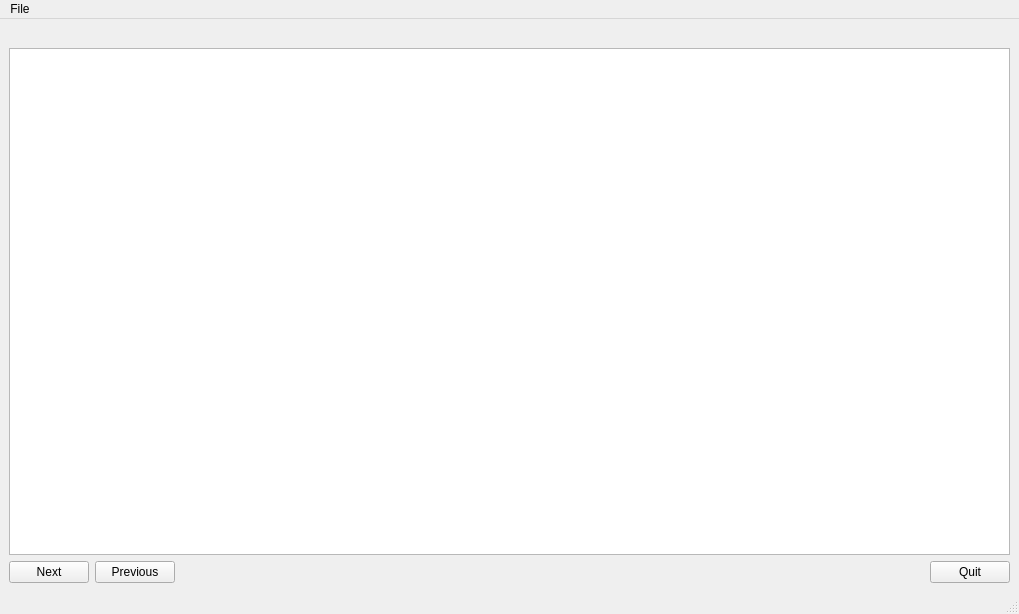
<?xml version="1.0" encoding="UTF-8"?>
<ui version="4.0">
 <class>MainWindow</class>
 <widget class="QMainWindow" name="MainWindow">
  <property name="geometry">
   <rect>
    <x>0</x>
    <y>0</y>
    <width>1019</width>
    <height>614</height>
   </rect>
  </property>
  <property name="windowTitle">
   <string>LiConS Cue Engine</string>
  </property>
  <widget class="QWidget" name="centralwidget">
   <layout class="QHBoxLayout" name="horizontalLayout">
    <item>
     <layout class="QVBoxLayout" name="verticalLayout">
      <item>
       <layout class="QGridLayout" name="stripgridLayout"/>
      </item>
      <item>
       <spacer name="verticalSpacer">
        <property name="orientation">
         <enum>Qt::Vertical</enum>
        </property>
        <property name="sizeType">
         <enum>QSizePolicy::Minimum</enum>
        </property>
        <property name="sizeHint" stdset="0">
         <size>
          <width>20</width>
          <height>20</height>
         </size>
        </property>
       </spacer>
      </item>
      <item>
       <widget class="QTableView" name="tableView">
        <property name="sizePolicy">
         <sizepolicy hsizetype="Expanding" vsizetype="Expanding">
          <horstretch>0</horstretch>
          <verstretch>0</verstretch>
         </sizepolicy>
        </property>
       </widget>
      </item>
      <item>
       <layout class="QHBoxLayout" name="butonsLayout">
        <property name="sizeConstraint">
         <enum>QLayout::SetFixedSize</enum>
        </property>
        <item>
         <widget class="QPushButton" name="nextButton">
          <property name="text">
           <string>Next</string>
          </property>
         </widget>
        </item>
        <item>
         <widget class="QPushButton" name="prevButton">
          <property name="text">
           <string>Previous</string>
          </property>
         </widget>
        </item>
        <item>
         <spacer name="horizontalSpacer_3">
          <property name="orientation">
           <enum>Qt::Horizontal</enum>
          </property>
          <property name="sizeType">
           <enum>QSizePolicy::Expanding</enum>
          </property>
          <property name="sizeHint" stdset="0">
           <size>
            <width>40</width>
            <height>20</height>
           </size>
          </property>
         </spacer>
        </item>
        <item>
         <widget class="QPushButton" name="quitButton">
          <property name="sizePolicy">
           <sizepolicy hsizetype="Fixed" vsizetype="Fixed">
            <horstretch>0</horstretch>
            <verstretch>0</verstretch>
           </sizepolicy>
          </property>
          <property name="text">
           <string>Quit</string>
          </property>
         </widget>
        </item>
       </layout>
      </item>
     </layout>
    </item>
   </layout>
  </widget>
  <widget class="QMenuBar" name="menubar">
   <property name="geometry">
    <rect>
     <x>0</x>
     <y>0</y>
     <width>1019</width>
     <height>27</height>
    </rect>
   </property>
   <widget class="QMenu" name="menuFile">
    <property name="title">
     <string>File</string>
    </property>
    <addaction name="actionOpen_Show"/>
    <addaction name="separator"/>
    <addaction name="actionClose_Show"/>
    <addaction name="separator"/>
    <addaction name="actionExit"/>
   </widget>
   <addaction name="menuFile"/>
  </widget>
  <widget class="QStatusBar" name="statusbar"/>
  <action name="actionOpen_Show">
   <property name="text">
    <string>Open Show</string>
   </property>
  </action>
  <action name="actionClose_Show">
   <property name="text">
    <string>Close Show</string>
   </property>
  </action>
  <action name="actionExit">
   <property name="text">
    <string>Exit</string>
   </property>
  </action>
 </widget>
 <resources/>
 <connections>
  <connection>
   <sender>actionExit</sender>
   <signal>triggered()</signal>
   <receiver>MainWindow</receiver>
   <slot>close()</slot>
   <hints>
    <hint type="sourcelabel">
     <x>-1</x>
     <y>-1</y>
    </hint>
    <hint type="destinationlabel">
     <x>399</x>
     <y>299</y>
    </hint>
   </hints>
  </connection>
  <connection>
   <sender>quitButton</sender>
   <signal>clicked()</signal>
   <receiver>MainWindow</receiver>
   <slot>close()</slot>
   <hints>
    <hint type="sourcelabel">
     <x>965</x>
     <y>567</y>
    </hint>
    <hint type="destinationlabel">
     <x>509</x>
     <y>306</y>
    </hint>
   </hints>
  </connection>
 </connections>
</ui>
